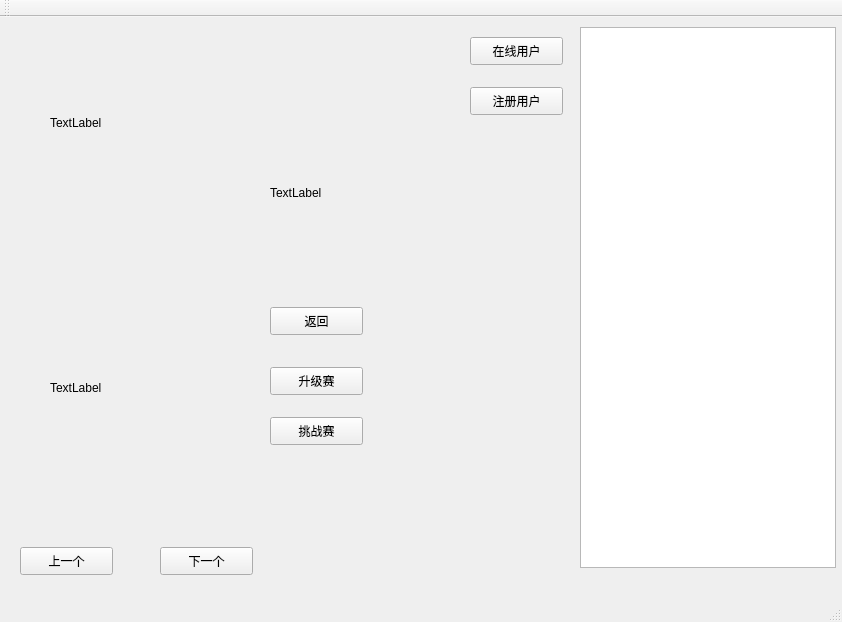
<?xml version="1.0" encoding="UTF-8"?>
<ui version="4.0">
 <class>MainWindow</class>
 <widget class="QMainWindow" name="MainWindow">
  <property name="geometry">
   <rect>
    <x>0</x>
    <y>0</y>
    <width>842</width>
    <height>622</height>
   </rect>
  </property>
  <property name="windowTitle">
   <string>MainWindow</string>
  </property>
  <widget class="QWidget" name="centralWidget">
   <widget class="QLabel" name="img_label">
    <property name="geometry">
     <rect>
      <x>50</x>
      <y>0</y>
      <width>191</width>
      <height>211</height>
     </rect>
    </property>
    <property name="text">
     <string>TextLabel</string>
    </property>
   </widget>
   <widget class="QLabel" name="info_label">
    <property name="geometry">
     <rect>
      <x>50</x>
      <y>240</y>
      <width>191</width>
      <height>261</height>
     </rect>
    </property>
    <property name="text">
     <string>TextLabel</string>
    </property>
   </widget>
   <widget class="QPushButton" name="pre_btn">
    <property name="geometry">
     <rect>
      <x>20</x>
      <y>530</y>
      <width>93</width>
      <height>28</height>
     </rect>
    </property>
    <property name="text">
     <string>上一个</string>
    </property>
   </widget>
   <widget class="QPushButton" name="next_btn">
    <property name="geometry">
     <rect>
      <x>160</x>
      <y>530</y>
      <width>93</width>
      <height>28</height>
     </rect>
    </property>
    <property name="text">
     <string>下一个</string>
    </property>
   </widget>
   <widget class="QListWidget" name="listWidget">
    <property name="geometry">
     <rect>
      <x>580</x>
      <y>10</y>
      <width>256</width>
      <height>541</height>
     </rect>
    </property>
   </widget>
   <widget class="QPushButton" name="onlineUser_btn">
    <property name="geometry">
     <rect>
      <x>470</x>
      <y>20</y>
      <width>93</width>
      <height>28</height>
     </rect>
    </property>
    <property name="text">
     <string>在线用户</string>
    </property>
   </widget>
   <widget class="QPushButton" name="regUser_btn">
    <property name="geometry">
     <rect>
      <x>470</x>
      <y>70</y>
      <width>93</width>
      <height>28</height>
     </rect>
    </property>
    <property name="text">
     <string>注册用户</string>
    </property>
   </widget>
   <widget class="QLabel" name="show_label">
    <property name="geometry">
     <rect>
      <x>280</x>
      <y>10</y>
      <width>171</width>
      <height>101</height>
     </rect>
    </property>
    <property name="text">
     <string/>
    </property>
   </widget>
   <widget class="QPushButton" name="back_btn">
    <property name="geometry">
     <rect>
      <x>270</x>
      <y>290</y>
      <width>93</width>
      <height>28</height>
     </rect>
    </property>
    <property name="text">
     <string>返回</string>
    </property>
   </widget>
   <widget class="QPushButton" name="fight_btn">
    <property name="geometry">
     <rect>
      <x>270</x>
      <y>350</y>
      <width>93</width>
      <height>28</height>
     </rect>
    </property>
    <property name="text">
     <string>升级赛</string>
    </property>
   </widget>
   <widget class="QPushButton" name="cfight_btn">
    <property name="geometry">
     <rect>
      <x>270</x>
      <y>400</y>
      <width>93</width>
      <height>28</height>
     </rect>
    </property>
    <property name="text">
     <string>挑战赛</string>
    </property>
   </widget>
   <widget class="QLabel" name="medal_label">
    <property name="geometry">
     <rect>
      <x>270</x>
      <y>140</y>
      <width>71</width>
      <height>71</height>
     </rect>
    </property>
    <property name="text">
     <string>TextLabel</string>
    </property>
   </widget>
  </widget>
  <widget class="QMenuBar" name="menuBar">
   <property name="geometry">
    <rect>
     <x>0</x>
     <y>0</y>
     <width>842</width>
     <height>26</height>
    </rect>
   </property>
  </widget>
  <widget class="QToolBar" name="mainToolBar">
   <attribute name="toolBarArea">
    <enum>TopToolBarArea</enum>
   </attribute>
   <attribute name="toolBarBreak">
    <bool>false</bool>
   </attribute>
  </widget>
  <widget class="QStatusBar" name="statusBar"/>
 </widget>
 <layoutdefault spacing="6" margin="11"/>
 <resources/>
 <connections/>
</ui>
